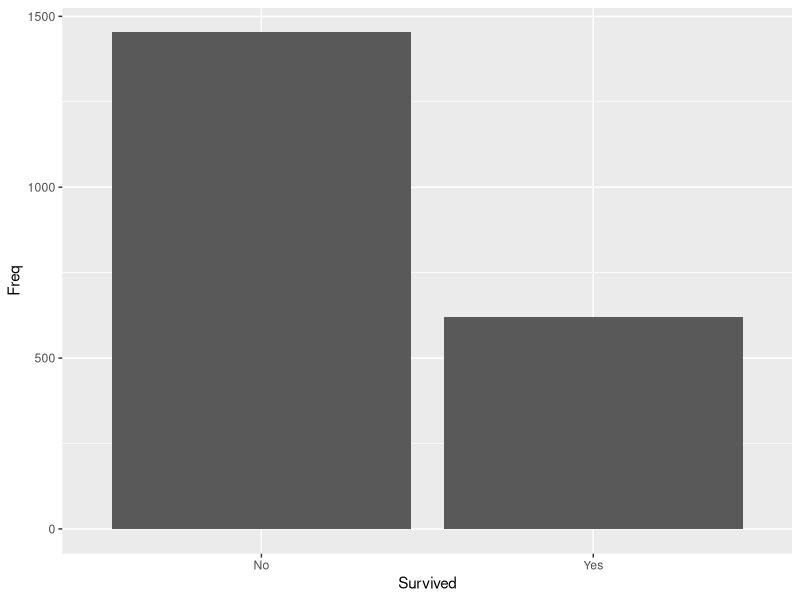

This chart was generated by the following R code:
#This code chunk identifies my working directory 
#and sets it to where I want to save and fetch files

#TASK: fill in between the parentheses if needed. 
#If not needed, make the two lines a comment
getwd()
setwd("~/Desktop/McDaniel /ANA 505")

#This brings the 'Titanic' data into my environment from Base R (Run this)
Titanic

#This code saves the Titanic data as a dataframe with a new name
#TASK: Save the Titanic data as a dataframe with a new name that includes your first name
#for example I would name my data AnnaTitanic

AnranTitanic <- data.frame(Titanic)
write.csv(AnranTitanic, "AnranTitanic.csv", row.names = FALSE)

#This code chunk allows me to see the top 2 rows of my data
#TASK: Write the code that returns the top rows
head(AnranTitanic,2)

#This code chunk shows me the internal structure 
#Task: Write the code that shows the number of rows, columns, column names, class of columns   
# Number of rows
print(nrow(AnranTitanic))
print(ncol(AnranTitanic))
print(colnames(AnranTitanic))
print(unique(sapply(AnranTitanic,class)))


#This code chunk shows me some basic summary stats
#Such as Min, Max, Mean. Quartiles...
#Task: Write the code that gives summary stats
print(summary(AnranTitanic))

#This allows me to save one column as its own object ('values' in the Environment)
#Task: Write the code to create an object for just the Sex column 
#and write the code to create an object for just the Age column 
#(these should show as values in the environment window, not as 'datasets'Data')
sex <- AnranTitanic$Sex
age <- AnranTitanic$Age

#This takes the individual objects ('values' in the Environment) and creates a dataframe
#Once I do this, I can see the Data in the Environment 
#Task: Write the code to create one new data.frame from the Sex and Age values you just created
new_df <- data.frame(sex = sex, age = age)

#This code chunk creates a subset from my dataset
#Note that the subset only appears in the Console (not the Environment)
#Task: Write the code to create a subset of the data where the Freq is > 25
#If I wanted to save the subset, I would need to name it as done in the code above
subset(AnranTitanic,Freq > 25)

subset_df <- data.frame(subset(AnranTitanic,Freq > 25))

#This shows me how many rows are in my dataset and
#TASK: Write the code that returns the number of rows
nrow(subset_df)

#This shows me how many columns are in my dataset
#TASK: Write the code that returns the number of columns
ncol(subset_df)


#This also shows me how many rows and columns with just one command
#TASK: Write the code that returns the number of rows and columns with just one command
dim(subset_df)

#This code will install the ggplot2 package
#TASK: Write the code that installs the ggplot2 package
install.packages("ggplot2")

#This code calls the ggplot2 package so I can use its functions
#Task: Write the code that 'calls' the ggplot2 package
library(ggplot2)
  
#This code creates a bar chart of the number of passengers that survived 
#and did not survive (2 bars)
#Task: replace the dataframe name and column names to create the chart
#(you should see the chart in the Plots window)
ggplot(subset_df, aes(Survived, Freq)) +
  geom_col()

